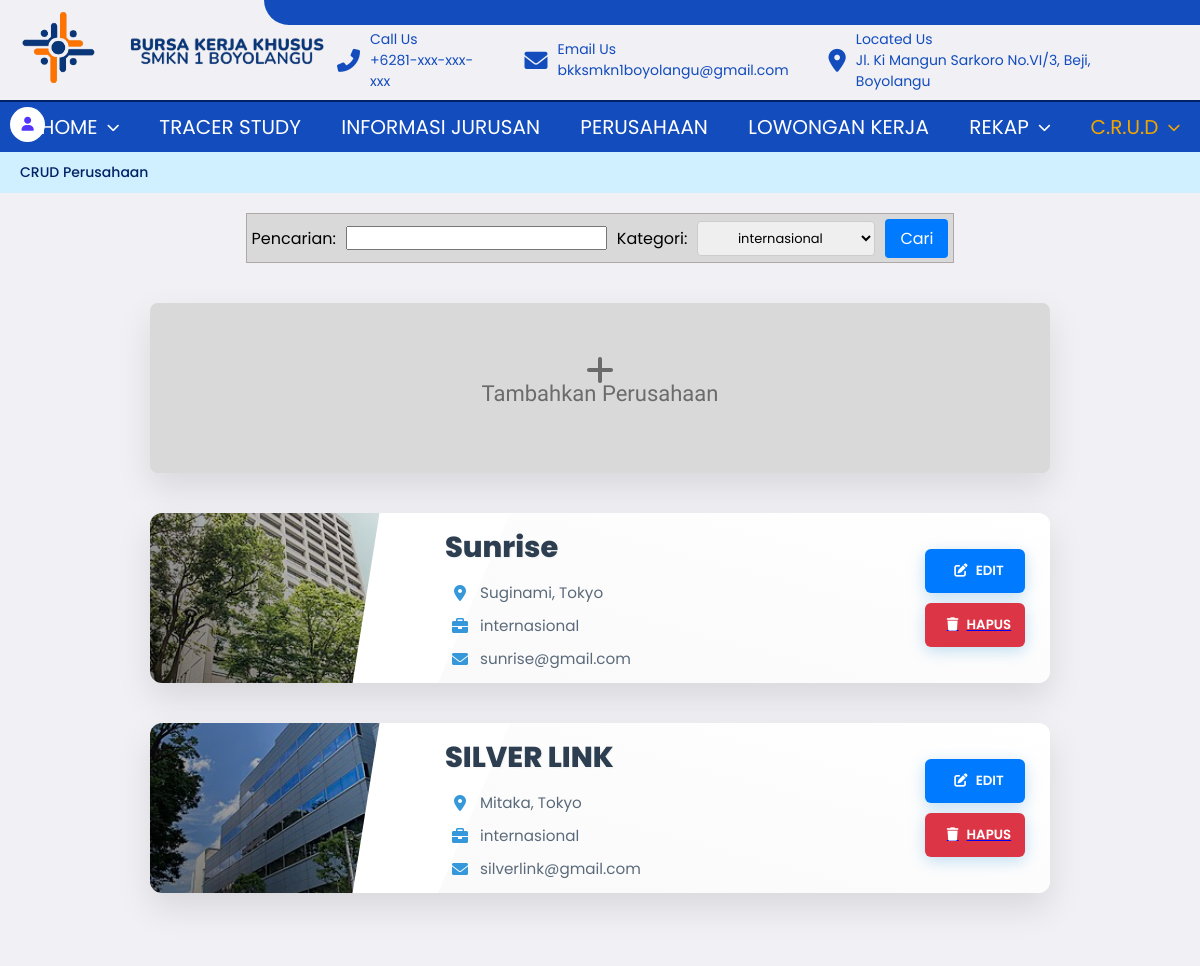
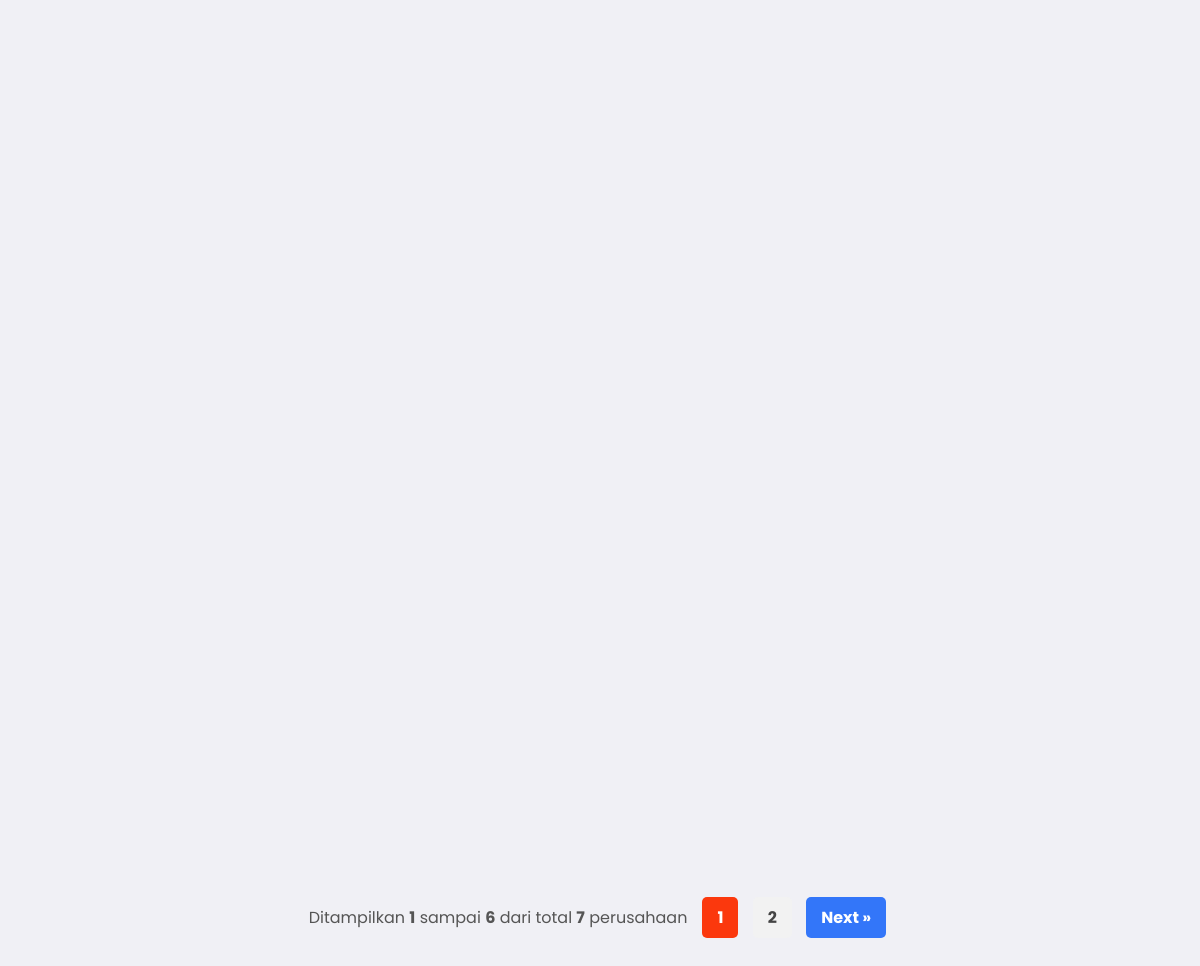
The app's page /BKK/CRUD/perusahaan/perusahaan.php?kategori=internasional (signed in) with its own data (2 pictures, top to bottom).
### tables this page shows
CREATE TABLE `perusahaan`  (
  `id_perusahaan` int NOT NULL AUTO_INCREMENT,
  `nama` varchar(100) NULL DEFAULT NULL,
  `alamat` text NULL,
  `kota` varchar(50) NULL DEFAULT NULL,
  `deskripsi_perusahaan` text NULL,
  `kontak` varchar(15) NULL DEFAULT NULL,
  `email` varchar(100) NULL DEFAULT NULL,
  `logo` longblob NULL,
  `gambar` varchar(255) NULL DEFAULT NULL,
  `standar` enum('umkm','mou','startup','perseroan') NOT NULL,
  `kategori` enum('lokal','provinsi','nasional','internasional') NOT NULL,
  `kerja_sama` text NOT NULL,
  PRIMARY KEY (`id_perusahaan`) USING BTREE
);

### BKK/config/helpers.php (called while the page is built, shortened)
<?php
function is_logged_in() {
    return isset($_SESSION['user_id']);
}
function is_admin() {
    return is_logged_in() && ($_SESSION['role'] ?? '') === 'admin';
}
function is_alumni() {
    return is_logged_in() && ($_SESSION['role'] ?? '') === 'alumni';
}
function base_url($path = '') {
    return '/BKK/PROJECT-BKK-main/bkk/' . ltrim($path, '/');
}
?>

### BKK/CRUD/perusahaan/perusahaan.php (the view, shortened to what this page needs)
<?php
require_once __DIR__ . '/../../config/helpers.php';
$limit = 6;
$page = isset($_GET['page']) ? (int) $_GET['page'] : 1;
$offset = ($page - 1) * $limit;
$search = isset($_GET['search']) ? trim($_GET['search']) : '';
$kategori_filter = $_GET['kategori'] ?? '';
$sql_count = "SELECT COUNT(*) AS total FROM perusahaan WHERE 1=1";
if ($kategori_filter !== '') {
  $sql_count .= " AND kategori = '" . $koneksi->real_escape_string($kategori_filter) . "'";
}
$total_result = $koneksi->query($sql_count);
$total_row = $total_result->fetch_assoc();
$total = $total_row['total'];
$total_pages = ceil($total / $limit);
$sql = "SELECT * FROM perusahaan WHERE 1=1";
if ($kategori_filter !== '') {
  $sql .= " AND kategori = '" . $koneksi->real_escape_string($kategori_filter) . "'";
}
$sql .= " ORDER BY id_perusahaan DESC LIMIT $limit OFFSET $offset";
$result = $koneksi->query($sql);
$start = $offset + 1;
$end = $offset + $result->num_rows;
function getEnumValues($conn, $table, $column)
{
  $enum = [];
  $query = "SHOW COLUMNS FROM $table LIKE '$column'";
  $result = $conn->query($query);
  if ($result) {
    $row = $result->fetch_assoc();
    if (preg_match("/^enum\('(.*)'\)$/", $row['Type'], $matches)) {
      $enum = explode("','", $matches[1]);
    }
  }
  return $enum;
}
$standar_list = getEnumValues($koneksi, 'perusahaan', 'standar');
?>
<!DOCTYPE html>
<html lang="en">
<head>
  <link rel="stylesheet" href="../../navbar/navbar.css?v=<?php echo time(); ?>" />
  <link rel="stylesheet" href="perusahaan.css?v=<?php echo time(); ?>" />
  <link
    href="https://cdnjs.cloudflare.com/ajax/libs/font-awesome/6.0.0-beta3/css/all.min.css"
    rel="stylesheet" />
</head>
<body>
  <?php include '../../navbar/header.php' ?>
  <div class="container">
    <?php
    if (!is_logged_in()) {
      include '../../navbar/guest.php';
    } elseif (is_alumni()) {
      include '../../navbar/alumni.php';
    } elseif (is_admin()) {
      include '../../navbar/admin.php';
    }
    ?>
    <div class="header-bar">
      <a href="#">CRUD Perusahaan</a>
    </div>
    <div class="search-container">
      <form method="GET" action="">
        <div class="search">
          <label for="search">Pencarian:</label>
          <input type="text" name="search" value="<?= htmlspecialchars($_GET['search'] ?? '') ?>" />
          <label for="category">Kategori:</label>
          <select name="kategori" id="category" class="search-select">
            <?php
            $q = $koneksi->query("SHOW COLUMNS FROM perusahaan LIKE 'kategori'");
            $row = $q->fetch_assoc();
            preg_match("/^enum\('(.*)'\)$/", $row['Type'], $matches);
            $kategori_list = explode("','", $matches[1]);
            $kategori_filter = $_GET['kategori'] ?? '';
            foreach ($kategori_list as $k):
            ?>
              <option value="<?= $k ?>" <?= $kategori_filter == $k ? 'selected' : '' ?>><?= $k ?></option>
            <?php endforeach; ?>
          </select>
          <button class="search-button" type="submit">Cari</button>
        </div>
      </form>
    </div>
    <div class="perusahaan-list">
      <div class="perusahaan-card" id="tambah-perusahaan">
        <div class="tambah-btn" onclick="togglePopup('popup-tambah')" style="cursor: pointer;">
          <a>
            <i class="fa-solid fa-plus fa-2xl"></i>
            <p>Tambahkan Perusahaan</p>
          </a>
        </div>
      </div>
      <?php
      if ($result->num_rows > 0):
        while ($row = $result->fetch_assoc()):
          $nama = htmlspecialchars($row['nama']);
          $alamat = htmlspecialchars($row['alamat']);
          $kota = htmlspecialchars($row['kota']);
          $email = htmlspecialchars($row['email']);
          $kategori = htmlspecialchars($row['kategori']);
      ?>
          <div class="perusahaan-card">
            <div class="perusahaan-img">
              <div class="image-overlay"></div>
              <img src="<?= base_url('uploads/perusahaan/' . htmlspecialchars($row['gambar'])) ?>" alt="tidak tersedia">
            </div>
            <div class="perusahaan-content">
              <div class="perusahaan-info">
                <h1 class="perusahaan-nama"><?= $nama ?></h1>
                <div class="perusahaan-detail">
                  <span class="detail-item"><i class="fas fa-map-marker-alt"></i> <?= $alamat ?>, <?= $kota ?></span>
                  <span class="detail-item"><i class="fas fa-briefcase"></i><?= $kategori ?></span>
                  <span class="detail-item"><i class="fas fa-envelope"></i> <?= $email ?></span>
                </div>
              </div>
              <div class="perusahaan-actions">
                <button class="detail-btn edit-btn" data-perusahaan='<?= htmlspecialchars(json_encode($row), ENT_QUOTES, 'UTF-8') ?>' onclick='openEditPopup(this)'>
                  <i class="fas fa-pen-to-square"></i> EDIT
                </button>
                <a href="perusahaan-hapus.php?id=<?= $row['id_perusahaan'] ?>" onclick="return confirm('Yakin ingin menghapus perusahaan ini?');">
                  <button class="detail-btn hapus-btn"><i class="fas fa-trash"></i> HAPUS</button>
                </a>
              </div>
            </div>
            <div class="desc-overlay"></div>
          </div>
        <?php endwhile; ?>
      <?php else: ?>
        <p class="no-data" style="text-align:center; font-weight:bold; color:#666;">Tidak ada perusahaan yang tersedia.</p>
      <?php endif; ?>
    </div>
    <div class="pagination-container">
      <div class="pagination-info">
        <p>Ditampilkan <strong><?= $start ?></strong> sampai <strong><?= $end ?></strong> dari total <strong><?= $total ?></strong> perusahaan</p>
      </div>
      <div class="pagination">
        <?php for ($i = 1; $i <= $total_pages; $i++): ?>
          <a href="?page=<?= $i ?>&search=<?= urlencode($search) ?>&kategori=<?= urlencode($kategori_filter) ?>"
            class="<?= ($i == $page) ? 'active' : '' ?>">
            <?= $i ?>
          </a>
        <?php endfor; ?>
        <?php if ($page < $total_pages): ?>
          <a class="navigate" href="?page=<?= $page + 1 ?>&search=<?= urlencode($search) ?>&kategori=<?= urlencode($kategori_filter) ?>">Next &raquo;</a>
        <?php endif; ?>
      </div>
    </div>
  </div>
</body>
</html>

### records on screen
perusahaan: gambar (picture), nama "Sunrise", alamat "Suginami", kota "Tokyo", kategori "internasional", email "sunrise@gmail.com"
perusahaan: gambar (picture), nama "SILVER LINK", alamat "Mitaka", kota "Tokyo", kategori "internasional", email "silverlink@gmail.com"

### other values on screen
$start "1"
$end "6"
$total "7"
form field kategori "internasional"
